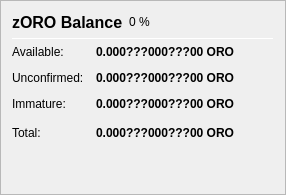
                   <widget class="QFrame" name="frame_ZerocoinBalances">
                    <property name="frameShape">
                     <enum>QFrame::StyledPanel</enum>
                    </property>
                    <property name="frameShadow">
                     <enum>QFrame::Raised</enum>
                    </property>
                    <layout class="QVBoxLayout" name="verticalLayout_7">
                     <item>
                      <layout class="QHBoxLayout" name="horizontalLayout_8" stretch="0,0,0">
                       <item>
                        <widget class="QLabel" name="label_5z_3">
                         <property name="minimumSize">
                          <size>
                           <width>0</width>
                           <height>20</height>
                          </size>
                         </property>
                         <property name="font">
                          <font>
                           <pointsize>12</pointsize>
                           <weight>75</weight>
                           <bold>true</bold>
                          </font>
                         </property>
                         <property name="text">
                          <string>zORO Balance</string>
                         </property>
                        </widget>
                       </item>
                       <item>
                        <widget class="QLabel" name="labelzOROPercent">
                         <property name="text">
                          <string notr="true">0 %</string>
                         </property>
                        </widget>
                       </item>
                       <item>
                        <spacer name="horizontalSpacer_11">
                         <property name="orientation">
                          <enum>Qt::Horizontal</enum>
                         </property>
                         <property name="sizeHint" stdset="0">
                          <size>
                           <width>40</width>
                           <height>20</height>
                          </size>
                         </property>
                        </spacer>
                       </item>
                      </layout>
                     </item>
                     <item>
                      <widget class="Line" name="line_ZerocoinBalance">
                       <property name="minimumSize">
                        <size>
                         <width>0</width>
                         <height>1</height>
                        </size>
                       </property>
                       <property name="maximumSize">
                        <size>
                         <width>16777215</width>
                         <height>1</height>
                        </size>
                       </property>
                       <property name="orientation">
                        <enum>Qt::Horizontal</enum>
                       </property>
                      </widget>
                     </item>
                     <item>
                      <layout class="QGridLayout" name="gridLayout_5">
                       <property name="spacing">
                        <number>12</number>
                       </property>
                       <item row="1" column="0">
                        <widget class="QLabel" name="labelzBalanceMatureText">
                         <property name="toolTip">
                          <string>Mature: more than 20 confirmation and more than 1 mint of the same denomination after it was minted.
These zORO are spendable.</string>
                         </property>
                         <property name="text">
                          <string>Available:</string>
                         </property>
                        </widget>
                       </item>
                       <item row="1" column="1">
                        <widget class="QLabel" name="labelzBalanceMature">
                         <property name="font">
                          <font>
                           <weight>75</weight>
                           <bold>true</bold>
                          </font>
                         </property>
                         <property name="toolTip">
                          <string>Mature: more than 20 confirmation and more than 1 mint of the same denomination after it was minted.
These zORO are spendable.</string>
                         </property>
                         <property name="text">
                          <string notr="true">0.000???000???00 ORO</string>
                         </property>
                         <property name="alignment">
                          <set>Qt::AlignRight|Qt::AlignTrailing|Qt::AlignVCenter</set>
                         </property>
                        </widget>
                       </item>
                       <item row="2" column="0">
                        <widget class="QLabel" name="labelzBalanceUnconfirmedText">
                         <property name="toolTip">
                          <string>Unconfirmed: less than 20 confirmations
Immature: confirmed, but less than 1 mint of the same denomination after it was minted</string>
                         </property>
                         <property name="text">
                          <string>Unconfirmed:</string>
                         </property>
                        </widget>
                       </item>
                       <item row="2" column="1">
                        <widget class="QLabel" name="labelzBalanceUnconfirmed">
                         <property name="font">
                          <font>
                           <weight>75</weight>
                           <bold>true</bold>
                          </font>
                         </property>
                         <property name="toolTip">
                          <string>Unconfirmed: less than 20 confirmations
Immature: confirmed, but less than 1 mint of the same denomination after it was minted</string>
                         </property>
                         <property name="text">
                          <string notr="true">0.000???000???00 ORO</string>
                         </property>
                         <property name="alignment">
                          <set>Qt::AlignRight|Qt::AlignTrailing|Qt::AlignVCenter</set>
                         </property>
                        </widget>
                       </item>
                       <item row="3" column="0">
                        <widget class="QLabel" name="labelzBalanceImmatureText">
                         <property name="toolTip">
                          <string>Unconfirmed: less than 20 confirmations
Immature: confirmed, but less than 1 mint of the same denomination after it was minted</string>
                         </property>
                         <property name="text">
                          <string>Immature:</string>
                         </property>
                        </widget>
                       </item>
                       <item row="3" column="1">
                        <widget class="QLabel" name="labelzBalanceImmature">
                         <property name="font">
                          <font>
                           <weight>75</weight>
                           <bold>true</bold>
                          </font>
                         </property>
                         <property name="toolTip">
                          <string>Unconfirmed: less than 20 confirmations
Immature: confirmed, but less than 1 mint of the same denomination after it was minted</string>
                         </property>
                         <property name="text">
                          <string notr="true">0.000???000???00 ORO</string>
                         </property>
                         <property name="alignment">
                          <set>Qt::AlignRight|Qt::AlignTrailing|Qt::AlignVCenter</set>
                         </property>
                        </widget>
                       </item>
                       <item row="4" column="0">
                        <widget class="QLabel" name="labelzBalanceText">
                         <property name="toolTip">
                          <string>Your current zORO balance, unconfirmed and immature zORO included.</string>
                         </property>
                         <property name="text">
                          <string>Total:</string>
                         </property>
                        </widget>
                       </item>
                       <item row="4" column="1">
                        <widget class="QLabel" name="labelzBalance">
                         <property name="font">
                          <font>
                           <weight>75</weight>
                           <bold>true</bold>
                          </font>
                         </property>
                         <property name="cursor">
                          <cursorShape>IBeamCursor</cursorShape>
                         </property>
                         <property name="toolTip">
                          <string>Your current zORO balance, unconfirmed and immature zORO included.</string>
                         </property>
                         <property name="text">
                          <string notr="true">0.000???000???00 ORO</string>
                         </property>
                         <property name="alignment">
                          <set>Qt::AlignRight|Qt::AlignTrailing|Qt::AlignVCenter</set>
                         </property>
                         <property name="textInteractionFlags">
                          <set>Qt::LinksAccessibleByMouse|Qt::TextSelectableByKeyboard|Qt::TextSelectableByMouse</set>
                         </property>
                        </widget>
                       </item>
                       <item row="4" column="2">
                        <spacer name="horizontalSpacer_4">
                         <property name="orientation">
                          <enum>Qt::Horizontal</enum>
                         </property>
                         <property name="sizeHint" stdset="0">
                          <size>
                           <width>40</width>
                           <height>20</height>
                          </size>
                         </property>
                        </spacer>
                       </item>
                      </layout>
                     </item>
                     <item>
                      <spacer name="verticalSpacer_4">
                       <property name="orientation">
                        <enum>Qt::Vertical</enum>
                       </property>
                       <property name="sizeHint" stdset="0">
                        <size>
                         <width>20</width>
                         <height>40</height>
                        </size>
                       </property>
                      </spacer>
                     </item>
                    </layout>
                   </widget>
